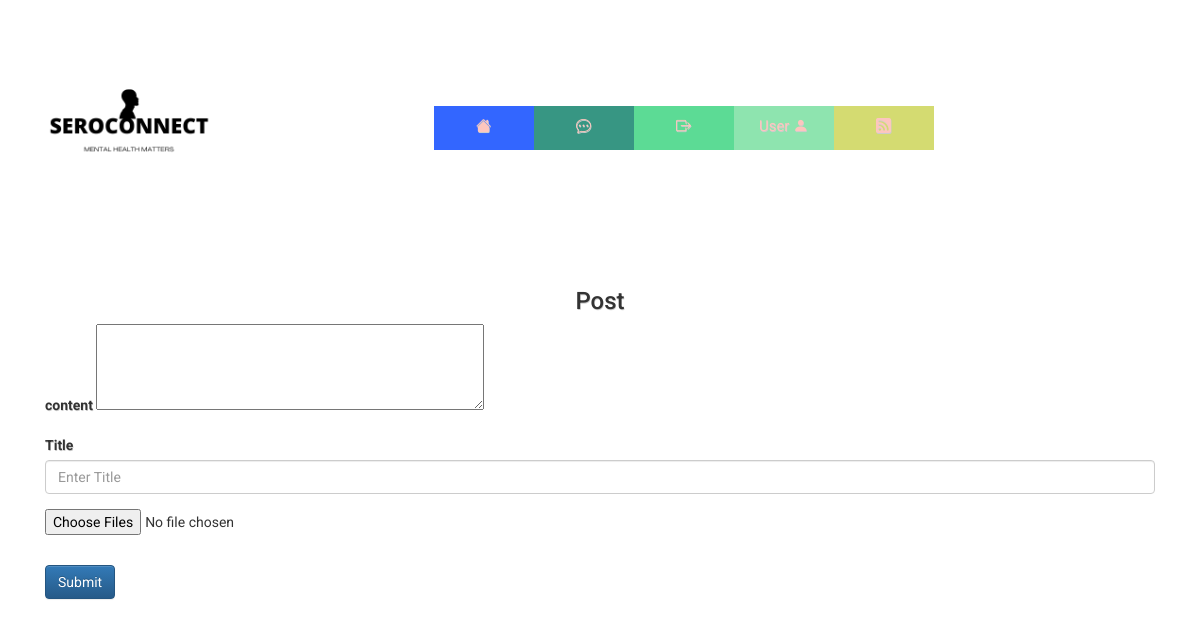
The app's page /post/edit/10 (signed in), older data.
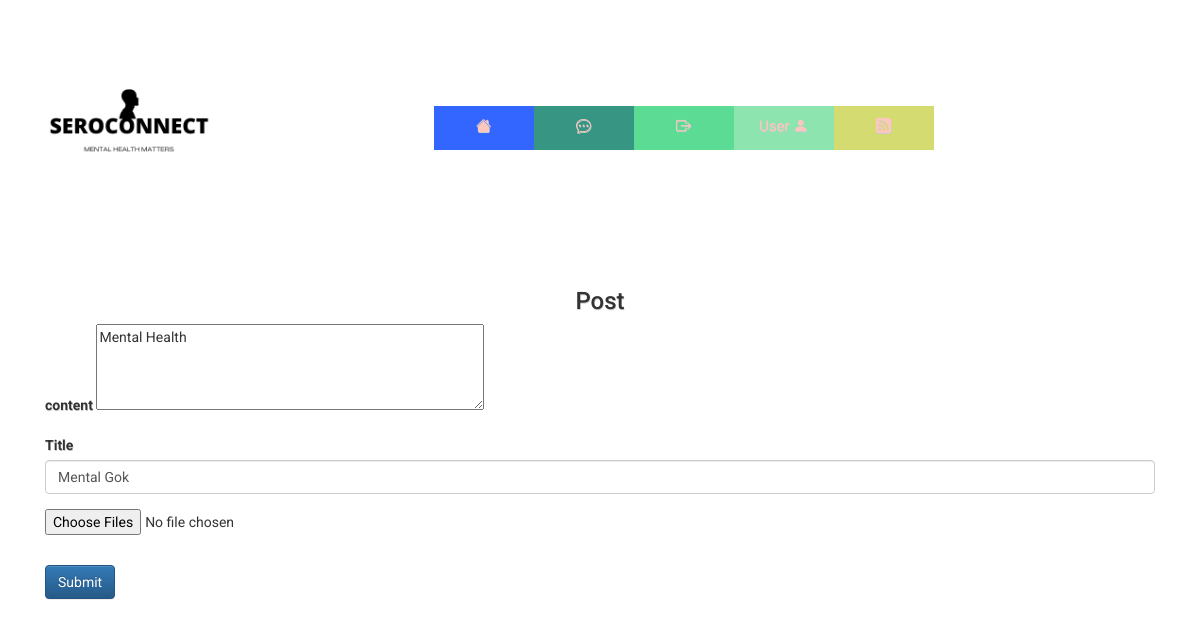
The same page, newer data.
### website/database/models.py (models this page shows)
class Post(db.Model):
    id=db.Column(db.Integer,primary_key=True)
    title = db.Column(db.String(100), nullable=False)
    content = db.Column(db.Text)
    user_id = db.Column(db.Integer, db.ForeignKey("user.id"))
    date=db.Column(db.DateTime(timezone=True), default=func.now())
    anonymous=db.Column(db.Boolean,nullable=False,default=False)
    owner=db.relationship('User',back_populates='Post')
    comments=db.relationship('Comment',back_populates='post',cascade='delete')
    image=db.relationship('Image',back_populates='post',cascade='delete')

### website/post/post.py (the view, shortened to what this page needs)
@post.route('/post/edit/<postid>',methods=['GET', 'POST'])
@login_required
@check_confirmed
def editpost(postid):
    post = Post.query.filter_by(id=postid).first()
    if request.method == 'GET':
        return render_template('forum/editpost.html',post=post,user=current_user)

### website/__init__.py (called while the page is built)
@login_manager.user_loader
def load_user(id):
    return User.query.get(int(id))

### website/templates/forum/editpost.html
{% extends "base.html" %} {% block title %}SeroConnect{% endblock %}{% block content%}
<form action="{{ url_for('post.editpost',postid=post.id) }}" enctype="multipart/form-data" method="POST">
    <h3 align="center">Post</h3>
    <div class="form-group">
      <label for="content">content</label>
      <textarea id="content" name="content" rows="4" cols="50">{{post.content}}</textarea>
    </div>
    <div class="form-group">
      <label for="Title">Title</label>
      <input type="text" class="form-control" id="Title" name="Title" value="{{post.title}}" placeholder="Enter Title"
      />
    </div>
    <p><input type="file" name="file" multiple accept=".jpg, .png, .gif,.jpeg"></p>
    <br />
    <button type="submit" class="btn btn-primary">Submit</button>
</form>
{%endblock%}

Row changes from the older to the newer data that the page shows:
added Post: content "Mental Health", Title "Mental Gok"
